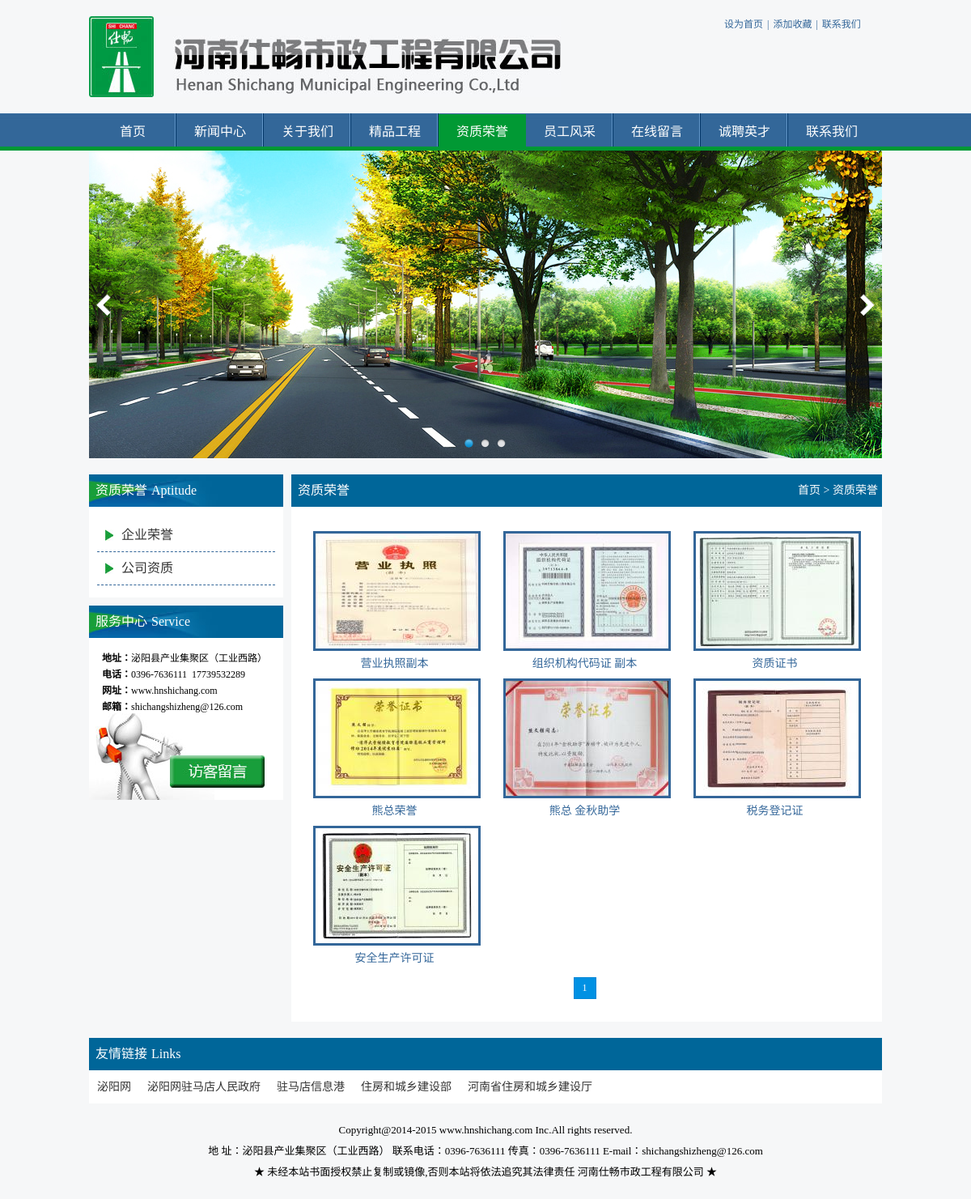
/zzry.php, run on the app's committed database.
### tables this page shows
CREATE TABLE `hnsc_ad` (
  `id` int(10) unsigned NOT NULL AUTO_INCREMENT,
  `title` varchar(50) DEFAULT NULL,
  `path` varchar(200) DEFAULT NULL,
  `url` varchar(200) DEFAULT NULL,
  `flag` enum('y','n') DEFAULT 'y',
  PRIMARY KEY (`id`)
);

CREATE TABLE `hnsc_zzclass` (
  `cname` varchar(50) NOT NULL DEFAULT '',
  PRIMARY KEY (`cname`)
);

CREATE TABLE `hnsc_zz` (
  `id` smallint(5) unsigned NOT NULL AUTO_INCREMENT,
  `title` varchar(50) DEFAULT NULL,
  `url` varchar(200) DEFAULT NULL,
  `cname` varchar(50) DEFAULT NULL,
  `flag` enum('y','n') DEFAULT 'y',
  PRIMARY KEY (`id`),
  KEY `fk` (`cname`),
  CONSTRAINT `fk` FOREIGN KEY (`cname`) REFERENCES `hnsc_zzclass` (`cname`) ON DELETE SET NULL ON UPDATE CASCADE
);

CREATE TABLE `partner` (
  `id` tinyint(3) unsigned NOT NULL AUTO_INCREMENT,
  `title` varchar(50) NOT NULL,
  `url` varchar(200) NOT NULL,
  `img` varchar(200) NOT NULL,
  `flag` tinyint(3) unsigned DEFAULT '1',
  PRIMARY KEY (`id`)
);

### zzry.php (the view, shortened to what this page needs)
<!DOCTYPE html>
<html>
<head>
<link href="css/style.css" rel="stylesheet">
<link rel="stylesheet" href="js/fancybox/jquery.fancybox.css">
</head>
<body>
<?php include 'nav.php'?>
<?php include 'focus.php'?>
<div class="container">
        <div class="conleft fl mr">
            	<div class="culture">
    	<h1 class="cultit">资质荣誉<span class="eng">Aptitude</span></h1>
        <div class="culcon">
        	<ul>
                <?php
				$rs = query('hnsc_zzclass');
				foreach($rs as $v){
				?>
            	<li><a href="zzry.php?cname=<?=$v[0]?>"><?=$v[0]?></a></li>
                <?php } ?>
            </ul>
        </div>
    </div>
            <h1 style="height:10px"></h1>
            <?php include 'leftserver.php';?>
        </div>
        <div class="engineer fr">
    	<h1 class="engtit"><span class="titmore fr"><a href="./">首页</a> &gt; <?=isset($_GET['cname'])?$_GET['cname']:'资质荣誉'?></span><?=isset($_GET['cname'])?$_GET['cname']:'资质荣誉'?></h1>
        <div class="zz">
        	<ul>
                <?php
					  $currpage = isset($_GET['p']) ? $_GET['p'] : 1;
					  if(isset($_GET['cname'])){
						  $cn = $_GET['cname'];
					  	$row = pager('hnsc_zz',$currpage,'*',12,"flag='y' and cname='$cn'",'order by id desc',"cname=$cn&");
					  }else{
					  	$row = pager('hnsc_zz',$currpage,'*',12,"flag='y'",'order by id desc');
					  }
					  foreach($row[0] as $v){
				 ?>
                  	<li><a rel="box" href="upload/zz/<?=$v[2]?>" title="<?=$v[1]?>"><img src="upload/zz/s_<?=$v[2]?>"><p class="prolisttit"><?=$v[1]?></p></a></li>
                <?php } ?>
            </ul>
            <h1 class="clear"></h1>
            <?php
			    echo $row[1];
			?>
        </div>
    </div>
    <h1 class="clear"></h1>
	<?php include 'link.php'?>
</div>
</body>
</html>

### focus.php
<div class="focusBox">
      <ul class="pic">
        <?php
		$row = query('hnsc_ad','*',"flag='y'");
		foreach($row as $v){
		?>
        <li><a href="<?=$v[3]?>" title="<?=$v[1]?>"><img src="upload/ad/<?=$v[2]?>"/></a></li>
        <?php
		}
		?>
      </ul>
      <a class="prev" href="javascript:void(0)"></a>
      <a class="next" href="javascript:void(0)"></a>
      <ul class="hd"></ul>
</div>

### link.php
<div class="links">
	<h1 class="linkstit">友情链接<span class="eng">Links</span></h1>
    <div class="linkscon">
    	<ul>
            <?php
$linkrs = query('partner','title,url,img','flag=1');
foreach($linkrs as $linkv){
	if(empty($linkv[2])){
		printf("<li><a href='%s' target='_blank' title='%s'>%s</a></li>",$linkv[1],$linkv[0],$linkv[0]);
	}else{
		printf("<li><a href='%s' target='_blank' title='%s'><img src='upload/partner/%s' border='0' width='90' height='36'></a></li>",$linkv[1],$linkv[0],$linkv[2]);
	}
}
?>
        </ul>
    </div>
</div>

### css/style.css (style rules this page uses)
* { margin: 0; padding: 0; border:0; }
a { text-decoration: none; }
li { list-style: none; }
body { background: #f6f7f8; }
.zz { background: #fff; font-size: 14px; font-family: Microsoft yahei; width: 710px; padding: 10px; overflow: hidden; }
.zz ul li { width: 201px; height: 142px; float: left; margin: 10px 7px; padding: 10px; text-align: center; }
.zz ul li a { color: #369; }
.zz ul li a img { width: 201px; height:142px; border: 3px solid #369; }
.focusBox { position: relative; width: 980px; height: 380px; overflow: hidden; margin: 0 auto; }
.focusBox .pic { position: relative; z-index: 0; }
.focusBox .pic img { width: 980px; height: 380px; display: block; }
.focusBox .hd { width: 100%; position: absolute; bottom: 10px; text-align: center; font-size: 0; z-index: 1; }
.focusBox .prev, .focusBox .next { z-index: 9; position: absolute; display: block; width: 100px; height: 280px; top: 50px }
.focusBox .prev { left: 0; background: url(../images/tprev.png) 0 center no-repeat }
.focusBox .next { right: 0; background: url(../images/tnext.png) 100% center no-repeat }
.fl { float: left; }
.fr { float: right; }
.container { width: 980px; margin: 20px auto 0 auto; overflow: hidden; }
.culture { width: 240px; background: #fff; }
.cultit { width: 240px; height: 40px; line-height: 40px; font-size: 16px; font-weight: normal; font-family: Microsoft yahei; text-indent: .5em; background: url(../images/ltitbj.jpg) top left no-repeat; color: #fff; }
.eng { text-transform: capitalize; margin-left: 5px; }
.culcon { padding: 15px 10px; }
.mr { margin-right: 10px; }
.titmore { margin-right: 5px; font-size: 14px }
.titmore a { color: #fff; }
.clear { width: 980px; height: 10px; clear: both; }
.engineer { width: 730px; }
.engtit { width: 730px; height: 40px; line-height: 40px; font-size: 16px; font-weight: normal; font-family: Microsoft yahei; text-indent: .5em; background: #069; color: #fff; }
.links { width: 980px; padding-top: 10px; }
.linkstit { width: 980px; height: 40px; line-height: 40px; font-size: 16px; font-weight: normal; font-family: Microsoft yahei; text-indent: .5em; background: #069; color: #fff; }
.linkscon { background: #fff; font-size: 14px; line-height: 1.8; font-family: Microsoft yahei; width: 970px; padding: 10px; overflow: hidden; }
.linkscon ul li { float: left; line-height: 1.5; margin-right: 20px; }
.linkscon ul li a { color: #333; }
.footer { width: 980px; margin: 20px auto; text-align: center; overflow: hidden; }
.footercon { line-height: 2; font-size: 13px; font-family: Microsoft yahei; }
.conleft { width: 240px; }
.culcon ul li { width: 220px; height: 40px; line-height: 40px; background: url(../images/newsico.jpg) 10px 13px no-repeat; text-indent: 30px; font-size: 16px; font-family: Microsoft yahei; border-bottom: 1px dashed #369; }
.culcon ul li a { color: #333; }

### data on the page
hnsc_ad: path (picture)
hnsc_zzclass: cname "企业荣誉"
hnsc_zzclass: cname "公司资质"
hnsc_zz: url (picture), title "营业执照副本"
hnsc_zz: url (picture), title "组织机构代码证 副本"
hnsc_zz: url (picture), title "资质证书"
hnsc_zz: url (picture), title "熊总荣誉"
hnsc_zz: url (picture), title "熊总 金秋助学"
hnsc_zz: url (picture), title "税务登记证"
hnsc_zz: url (picture), title "安全生产许可证"
partner: title "泌阳网"
partner: title "泌阳网驻马店人民政府"
partner: title "驻马店信息港"
partner: title "住房和城乡建设部"
partner: title "河南省住房和城乡建设厅"
